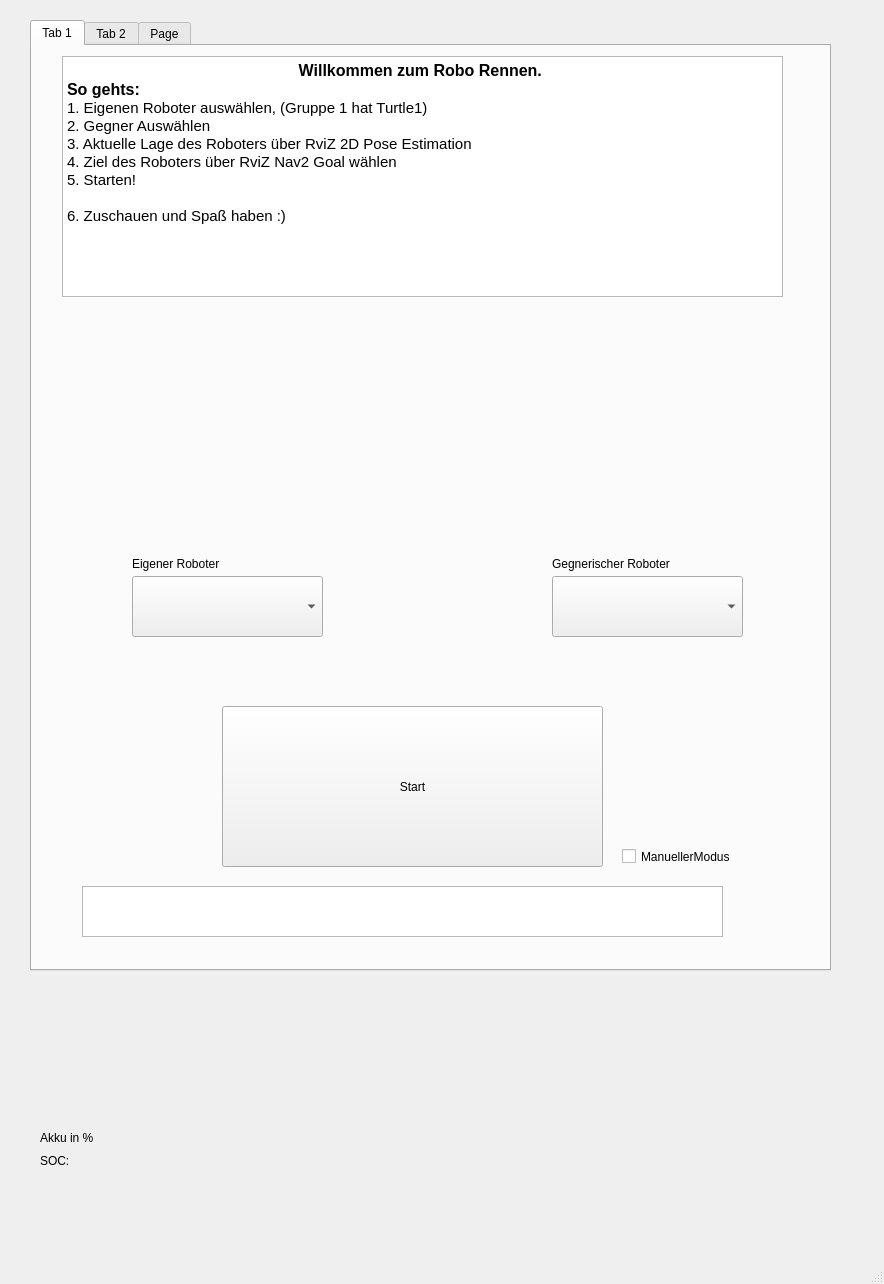
<?xml version="1.0" encoding="UTF-8"?>
<ui version="4.0">
 <class>MainWindow</class>
 <widget class="QMainWindow" name="MainWindow">
  <property name="geometry">
   <rect>
    <x>0</x>
    <y>0</y>
    <width>884</width>
    <height>1284</height>
   </rect>
  </property>
  <property name="windowTitle">
   <string>MainWindow</string>
  </property>
  <widget class="QWidget" name="centralwidget">
   <widget class="QTabWidget" name="tabWidget">
    <property name="geometry">
     <rect>
      <x>30</x>
      <y>20</y>
      <width>801</width>
      <height>951</height>
     </rect>
    </property>
    <property name="currentIndex">
     <number>0</number>
    </property>
    <widget class="QWidget" name="tab">
     <attribute name="title">
      <string>Tab 1</string>
     </attribute>
     <widget class="QTextBrowser" name="textBrowser_Overview">
      <property name="geometry">
       <rect>
        <x>30</x>
        <y>10</y>
        <width>721</width>
        <height>241</height>
       </rect>
      </property>
      <property name="html">
       <string>&lt;!DOCTYPE HTML PUBLIC &quot;-//W3C//DTD HTML 4.0//EN&quot; &quot;http://www.w3.org/TR/REC-html40/strict.dtd&quot;&gt;
&lt;html&gt;&lt;head&gt;&lt;meta name=&quot;qrichtext&quot; content=&quot;1&quot; /&gt;&lt;style type=&quot;text/css&quot;&gt;
p, li { white-space: pre-wrap; }
&lt;/style&gt;&lt;/head&gt;&lt;body style=&quot; font-family:'Sans Serif'; font-size:9pt; font-weight:400; font-style:normal;&quot;&gt;
&lt;p align=&quot;center&quot; style=&quot; margin-top:0px; margin-bottom:0px; margin-left:0px; margin-right:0px; -qt-block-indent:0; text-indent:0px;&quot;&gt;&lt;span style=&quot; font-size:12pt; font-weight:600;&quot;&gt;Willkommen zum Robo Rennen. &lt;/span&gt;&lt;/p&gt;
&lt;p style=&quot; margin-top:0px; margin-bottom:0px; margin-left:0px; margin-right:0px; -qt-block-indent:0; text-indent:0px;&quot;&gt;&lt;span style=&quot; font-size:12pt; font-weight:600;&quot;&gt;So gehts:&lt;/span&gt;&lt;/p&gt;
&lt;p style=&quot; margin-top:0px; margin-bottom:0px; margin-left:0px; margin-right:0px; -qt-block-indent:0; text-indent:0px;&quot;&gt;&lt;span style=&quot; font-size:11pt;&quot;&gt;1. Eigenen Roboter auswählen, (Gruppe 1 hat Turtle1)&lt;/span&gt;&lt;/p&gt;
&lt;p style=&quot; margin-top:0px; margin-bottom:0px; margin-left:0px; margin-right:0px; -qt-block-indent:0; text-indent:0px;&quot;&gt;&lt;span style=&quot; font-size:11pt;&quot;&gt;2. Gegner Auswählen&lt;/span&gt;&lt;/p&gt;
&lt;p style=&quot; margin-top:0px; margin-bottom:0px; margin-left:0px; margin-right:0px; -qt-block-indent:0; text-indent:0px;&quot;&gt;&lt;span style=&quot; font-size:11pt;&quot;&gt;3. A&lt;/span&gt;&lt;span style=&quot; font-family:'Droid Sans Mono','monospace','monospace'; font-size:11pt; color:#000000;&quot;&gt;ktuelle Lage des Roboters über RviZ 2D Pose Estimation&lt;/span&gt;&lt;/p&gt;
&lt;p style=&quot; margin-top:0px; margin-bottom:0px; margin-left:0px; margin-right:0px; -qt-block-indent:0; text-indent:0px;&quot;&gt;&lt;span style=&quot; font-family:'Droid Sans Mono','monospace','monospace'; font-size:11pt; color:#000000;&quot;&gt;4. Ziel des Roboters über RviZ Nav2 Goal wählen&lt;/span&gt;&lt;/p&gt;
&lt;p style=&quot; margin-top:0px; margin-bottom:0px; margin-left:0px; margin-right:0px; -qt-block-indent:0; text-indent:0px;&quot;&gt;&lt;span style=&quot; font-family:'Droid Sans Mono','monospace','monospace'; font-size:11pt; color:#000000;&quot;&gt;5. Starten!&lt;/span&gt;&lt;/p&gt;
&lt;p style=&quot;-qt-paragraph-type:empty; margin-top:0px; margin-bottom:0px; margin-left:0px; margin-right:0px; -qt-block-indent:0; text-indent:0px; font-size:11pt; color:#000000;&quot;&gt;&lt;br /&gt;&lt;/p&gt;
&lt;p style=&quot; margin-top:0px; margin-bottom:0px; margin-left:0px; margin-right:0px; -qt-block-indent:0; text-indent:0px;&quot;&gt;&lt;span style=&quot; font-family:'Droid Sans Mono','monospace','monospace'; font-size:11pt; color:#000000;&quot;&gt;6. Zuschauen und Spaß haben :)&lt;/span&gt;&lt;/p&gt;&lt;/body&gt;&lt;/html&gt;</string>
      </property>
     </widget>
     <widget class="QComboBox" name="comboBox_ownRobi">
      <property name="geometry">
       <rect>
        <x>100</x>
        <y>530</y>
        <width>191</width>
        <height>61</height>
       </rect>
      </property>
     </widget>
     <widget class="QComboBox" name="comboBox_oppRobi">
      <property name="geometry">
       <rect>
        <x>520</x>
        <y>530</y>
        <width>191</width>
        <height>61</height>
       </rect>
      </property>
     </widget>
     <widget class="QLabel" name="labelownRobi">
      <property name="geometry">
       <rect>
        <x>100</x>
        <y>510</y>
        <width>181</width>
        <height>16</height>
       </rect>
      </property>
      <property name="text">
       <string>Eigener Roboter</string>
      </property>
     </widget>
     <widget class="QLabel" name="labeloppRobi">
      <property name="geometry">
       <rect>
        <x>520</x>
        <y>510</y>
        <width>181</width>
        <height>16</height>
       </rect>
      </property>
      <property name="text">
       <string>Gegnerischer Roboter</string>
      </property>
     </widget>
     <widget class="QPushButton" name="start_pushButton">
      <property name="geometry">
       <rect>
        <x>190</x>
        <y>660</y>
        <width>381</width>
        <height>161</height>
       </rect>
      </property>
      <property name="text">
       <string>Start</string>
      </property>
     </widget>
     <widget class="QTextBrowser" name="error_textBrowser">
      <property name="geometry">
       <rect>
        <x>50</x>
        <y>840</y>
        <width>641</width>
        <height>51</height>
       </rect>
      </property>
     </widget>
     <widget class="QCheckBox" name="checkBox_ManualMode">
      <property name="geometry">
       <rect>
        <x>590</x>
        <y>800</y>
        <width>121</width>
        <height>21</height>
       </rect>
      </property>
      <property name="text">
       <string>ManuellerModus</string>
      </property>
     </widget>
    </widget>
    <widget class="QWidget" name="tab_2">
     <attribute name="title">
      <string>Tab 2</string>
     </attribute>
     <widget class="QTextEdit" name="textEdit_log">
      <property name="geometry">
       <rect>
        <x>20</x>
        <y>40</y>
        <width>751</width>
        <height>851</height>
       </rect>
      </property>
     </widget>
    </widget>
    <widget class="QWidget" name="tab_3">
     <attribute name="title">
      <string>Page</string>
     </attribute>
     <widget class="QPushButton" name="pushButton_right">
      <property name="geometry">
       <rect>
        <x>410</x>
        <y>220</y>
        <width>80</width>
        <height>23</height>
       </rect>
      </property>
      <property name="text">
       <string>Right</string>
      </property>
     </widget>
     <widget class="QSlider" name="horizontalSlider_velo">
      <property name="geometry">
       <rect>
        <x>160</x>
        <y>360</y>
        <width>381</width>
        <height>71</height>
       </rect>
      </property>
      <property name="orientation">
       <enum>Qt::Horizontal</enum>
      </property>
     </widget>
     <widget class="QPushButton" name="pushButton_left">
      <property name="geometry">
       <rect>
        <x>190</x>
        <y>220</y>
        <width>80</width>
        <height>23</height>
       </rect>
      </property>
      <property name="text">
       <string>Left</string>
      </property>
     </widget>
     <widget class="QLabel" name="Speed_Label">
      <property name="geometry">
       <rect>
        <x>320</x>
        <y>360</y>
        <width>57</width>
        <height>15</height>
       </rect>
      </property>
      <property name="text">
       <string>Speed</string>
      </property>
     </widget>
     <widget class="QPushButton" name="pushButton_fwd">
      <property name="geometry">
       <rect>
        <x>300</x>
        <y>170</y>
        <width>80</width>
        <height>23</height>
       </rect>
      </property>
      <property name="text">
       <string>Fwd</string>
      </property>
     </widget>
     <widget class="QPushButton" name="pushButton_backw">
      <property name="geometry">
       <rect>
        <x>300</x>
        <y>280</y>
        <width>80</width>
        <height>23</height>
       </rect>
      </property>
      <property name="text">
       <string>Backw</string>
      </property>
     </widget>
     <widget class="QPushButton" name="pushButton_stopdrive">
      <property name="geometry">
       <rect>
        <x>300</x>
        <y>220</y>
        <width>80</width>
        <height>23</height>
       </rect>
      </property>
      <property name="text">
       <string>Stop</string>
      </property>
     </widget>
     <widget class="QPushButton" name="pushButton_undock">
      <property name="geometry">
       <rect>
        <x>490</x>
        <y>10</y>
        <width>101</width>
        <height>71</height>
       </rect>
      </property>
      <property name="text">
       <string>Undock</string>
      </property>
     </widget>
     <widget class="QPushButton" name="pushButton_dock">
      <property name="geometry">
       <rect>
        <x>600</x>
        <y>10</y>
        <width>111</width>
        <height>71</height>
       </rect>
      </property>
      <property name="text">
       <string>Dock</string>
      </property>
     </widget>
     <widget class="QPushButton" name="pushButton_stop_nav2">
      <property name="geometry">
       <rect>
        <x>490</x>
        <y>90</y>
        <width>101</width>
        <height>71</height>
       </rect>
      </property>
      <property name="text">
       <string>stopp_nav2</string>
      </property>
     </widget>
     <widget class="QPushButton" name="pushButton_start_nav2">
      <property name="geometry">
       <rect>
        <x>600</x>
        <y>90</y>
        <width>111</width>
        <height>71</height>
       </rect>
      </property>
      <property name="text">
       <string>start_nav2</string>
      </property>
     </widget>
    </widget>
   </widget>
   <widget class="QLabel" name="label_battery">
    <property name="geometry">
     <rect>
      <x>40</x>
      <y>1140</y>
      <width>111</width>
      <height>41</height>
     </rect>
    </property>
    <property name="text">
     <string>SOC:</string>
    </property>
   </widget>
   <widget class="QLabel" name="label">
    <property name="geometry">
     <rect>
      <x>40</x>
      <y>1130</y>
      <width>71</width>
      <height>16</height>
     </rect>
    </property>
    <property name="text">
     <string>Akku in %</string>
    </property>
   </widget>
  </widget>
  <widget class="QMenuBar" name="menubar">
   <property name="geometry">
    <rect>
     <x>0</x>
     <y>0</y>
     <width>884</width>
     <height>20</height>
    </rect>
   </property>
  </widget>
  <widget class="QStatusBar" name="statusbar"/>
 </widget>
 <resources/>
 <connections/>
</ui>
